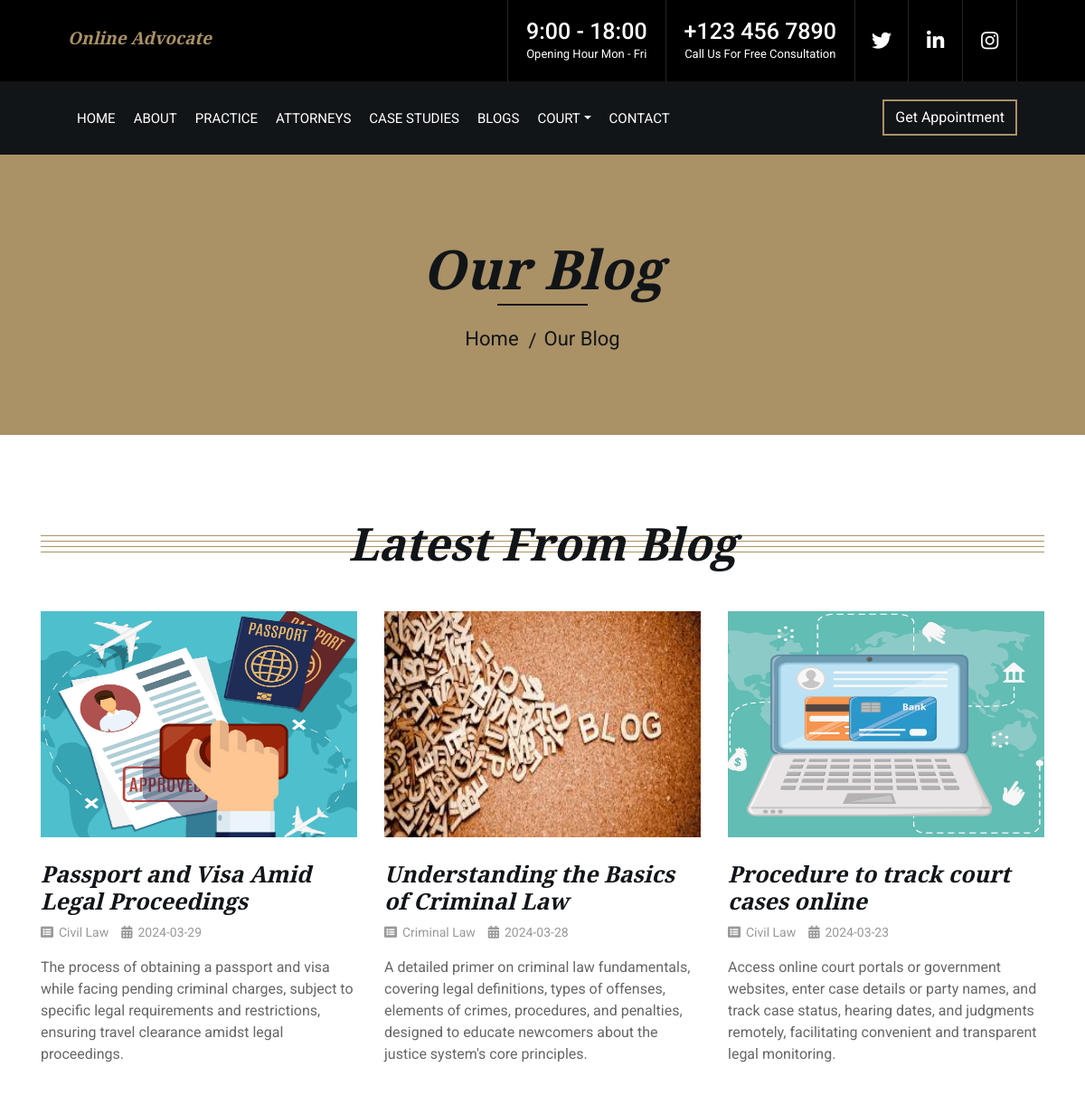
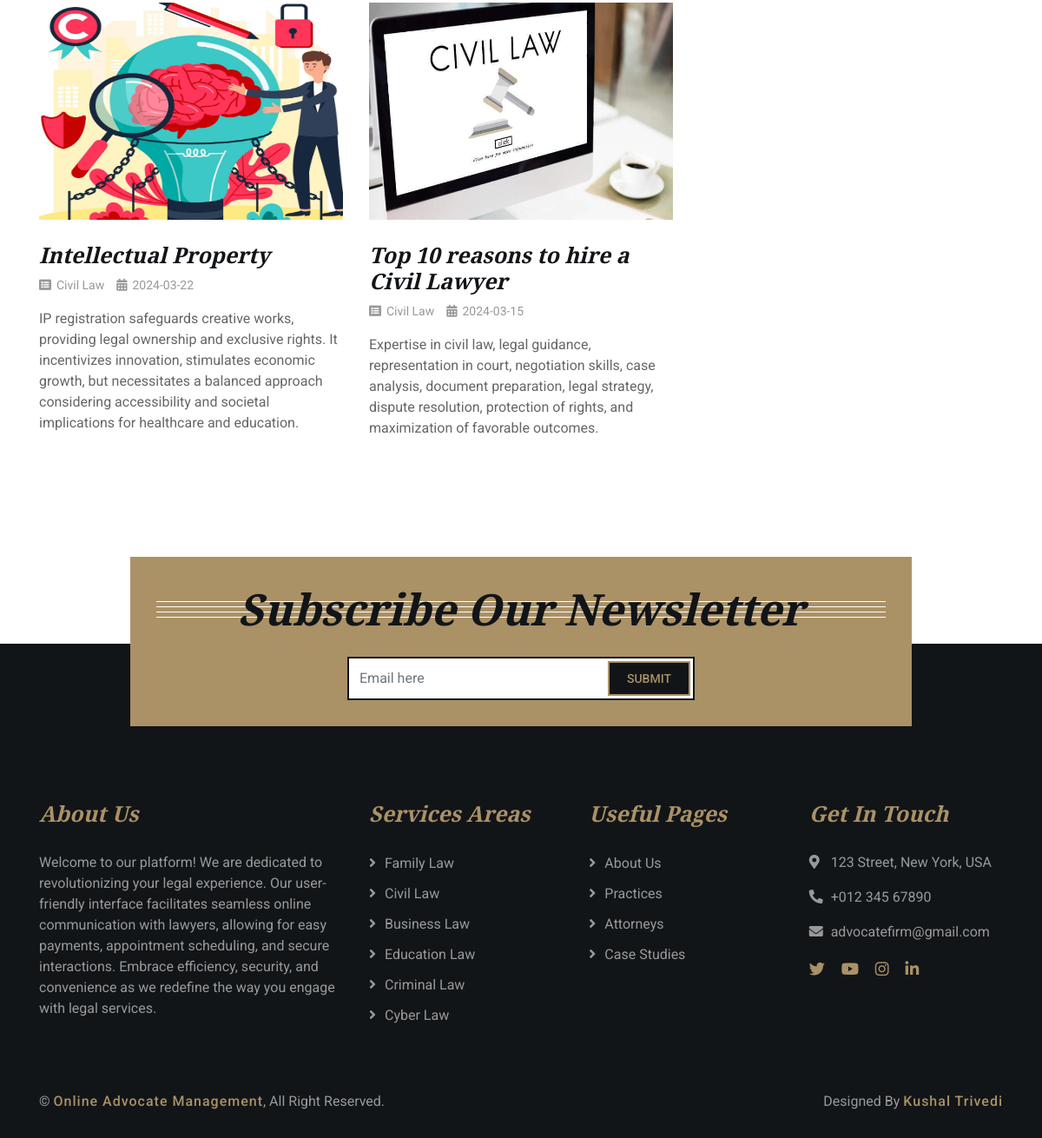
The page /blog_1 on the database its author committed (2 pictures, top to bottom).
### myapp/models.py (models this page shows)
class blog(models.Model):
    btitle=models.CharField(max_length=100)
    bimg = models.ImageField(upload_to='image/')
    btype = models.CharField(max_length=50)
    btime=models.CharField(max_length=20)
    bdesc=models.CharField(max_length=5000)

class law(models.Model):
    name=models.CharField(max_length=50)
    definition=models.CharField(max_length=50)
    law_desc=models.CharField(max_length=2000)

### myapp/views.py (the view)
# urls.py: path('blog_1', views.blog_1),
def blog_1(request):
    data = blog.objects.order_by('-btime')
    unique_courts = set()
    data2=lawyer_info.objects.all()
    unique_expertise = set()
    for lawyer in data2:
        expertise = lawyer.lexp.split(',')
        unique_expertise.update(expertise)
    data4 = law.objects.filter(name__in=unique_expertise)
    for lawyer in data2:
        courts = lawyer.lcourt.split(',')
        unique_courts.update(courts)
    data3 = Court.objects.filter(court_name__in=unique_courts)
    return render(request,'myapp/blog.html',{'data':data,'data3':data3,'data4':data4})

### templates/myapp/blog.html (shortened to what this page needs)
<!DOCTYPE html>
{%load static%}
<html lang="en">
    <head>
        <link href="https://stackpath.bootstrapcdn.com/bootstrap/4.4.1/css/bootstrap.min.css" rel="stylesheet">
        <link href="https://cdnjs.cloudflare.com/ajax/libs/font-awesome/5.10.0/css/all.min.css" rel="stylesheet">
        <link href="{% static 'myapp/lib/animate/animate.min.css'%}" rel="stylesheet">
        <link href="{% static 'myapp/lib/owlcarousel/assets/owl.carousel.min.css'%}" rel="stylesheet">
        <link href="{% static 'myapp/css/style.css'%}" rel="stylesheet">
    </head>
    <body>
        <div class="wrapper">
            <div class="top-bar">
                <div class="container-fluid">
                    <div class="row">
                        <div class="col-lg-3">
                            <div class="logo">
                                <a href="/#">
                                    <h4>Online Advocate Management</h4>
                                </a>
                            </div>
                        </div>
                        <div class="col-lg-9">
                            <div class="top-bar-right">
                                <div class="text">
                                    <h2>9:00 - 18:00</h2>
                                    <p>Opening Hour Mon - Fri</p>
                                </div>
                                <div class="text">
                                    <h2>+123 456 7890</h2>
                                    <p>Call Us For Free Consultation</p>
                                </div>
                                <div class="social">
                                   <a href="https://twitter.com/home"><i class="fab fa-twitter"></i></a>
                                    <a href="https://www.linkedin.com/feed/"><i class="fab fa-linkedin-in"></i></a>
                                    <a href="https://www.instagram.com/trivedi9908/"><i class="fab fa-instagram"></i></a>
                                </div>
                            </div>
                        </div>
                    </div>
                </div>
            </div>
             <div class="nav-bar">
                <div class="container-fluid">
                    <nav class="navbar navbar-expand-lg bg-dark navbar-dark">
                        <div class="collapse navbar-collapse justify-content-between" id="navbarCollapse">
                            <div class="navbar-nav mr-auto">
                                <a href="/#" class="nav-item nav-link">Home</a>
                                <a href="/about" class="nav-item nav-link">About</a>
                                <a href="/service" class="nav-item nav-link">Practice</a>
                                <a href="/team" class="nav-item nav-link">Attorneys</a>
                                <a href="/portfolio" class="nav-item nav-link">Case Studies</a>
                                 <a href="/blog_1" class="nav-item nav-link">Blogs</a>
                                <div class="nav-item dropdown">
                                        <a href="#" class="nav-link dropdown-toggle" data-toggle="dropdown">Court</a>
                                    </div>
                                <a href="/contact" class="nav-item nav-link">Contact</a>
                            </div>
                            <div class="ml-auto">
                                <a class="btn" href="/payment">Get Appointment</a>
                            </div>
                        </div>
                    </nav>
                </div>
            </div>
            <div class="page-header">
                <div class="container">
                    <div class="row">
                        <div class="col-12">
                            <h2>Our Blog</h2>
                        </div>
                        <div class="col-12">
                            <a href="/#">Home</a>
                            <a href="/blog_1">Our Blog</a>
                        </div>
                    </div>
                </div>
            </div>
            <div class="blog">
                <div class="container">
                    <div class="section-header">
                        <h2>Latest From Blog</h2>
                    </div>
                    <div class="row blog-page">
                        {% for i in data %}
                        <div class="col-lg-4 col-md-6 blog-item">
                            <img src="{{i.bimg.url}}" alt="Blog" height="250px">
                            <h3>{{i.btitle}}</h3>
                            <div class="meta">
                                <i class="fa fa-list-alt"></i>
                                <a href="">{{i.btype}}</a>
                                <i class="fa fa-calendar-alt"></i>
                                <p>{{i.btime}}</p>
                            </div>
                            <p>
                                {{i.bdesc}}
                            </p>
                        </div>
                        {% endfor %}
                    </div>
                </div>
            </div>
            <div class="newsletter">
                <div class="container">
                    <div class="section-header">
                        <h2>Subscribe Our Newsletter</h2>
                    </div>
                    <div class="form">
                        <form method="post" action="/News">
                        <input class="form-control" placeholder="Email here" name="email">
                        <button class="btn" type="submit">Submit</button>
                             </form>
                    </div>
                </div>
            </div>
            <div class="footer">
                <div class="container">
                    <div class="row">
                        <div class="col-md-6 col-lg-4">
                            <div class="footer-about">
                                <h2>About Us</h2>
                                <p>
                                 Welcome to our platform! We are dedicated to revolutionizing your legal experience. Our user-friendly interface facilitates seamless online communication with lawyers, allowing for easy payments, appointment scheduling, and secure interactions. Embrace efficiency, security, and convenience as we redefine the way you engage with legal services.
                                </p>
                            </div>
                        </div>
                        <div class="col-md-6 col-lg-8">
                            <div class="row">
                        <div class="col-md-6 col-lg-4">
                            <div class="footer-link">
                                <h2>Services Areas</h2>
                                {% for i in data4 %}
                                <a href="/lawtype/{{i.name}}">{{i.name}}</a>
                                {% endfor %}
                            </div>
                        </div>
                        <div class="col-md-6 col-lg-4">
                            <div class="footer-link">
                                <h2>Useful Pages</h2>
                                <a href="/about">About Us</a>
                                <a href="/service">Practices</a>
                                <a href="/team">Attorneys</a>
                                <a href="/portfolio">Case Studies</a>
                            </div>
                        </div>
                        <div class="col-md-6 col-lg-4">
                            <div class="footer-contact">
                                <h2>Get In Touch</h2>
                                <p><i class="fa fa-map-marker-alt"></i>123 Street, New York, USA</p>
                                <p><i class="fa fa-phone-alt"></i>+012 345 67890</p>
                                <p><i class="fa fa-envelope"></i>advocatefirm@gmail.com</p>
                                <div class="footer-social">
                                   <a href="https://twitter.com/home"><i class="fab fa-twitter"></i></a>
                                    <a href="https://www.youtube.com/watch?v=8J35cu7mUrw"><i class="fab fa-youtube"></i></a>
                                    <a href="https://www.instagram.com/trivedi9908/"><i class="fab fa-instagram"></i></a>
                                    <a href="https://www.linkedin.com/feed/"><i class="fab fa-linkedin-in"></i></a>
                                </div>
                            </div>
                        </div>
                        </div>
                    </div>
                    </div>
                </div>
                <div class="container copyright">
                    <div class="row">
                        <div class="col-md-6">
                            <p>&copy; <a href="https://htmlcodex.com/law-firm-website-template">Online Advocate Management</a>, All Right Reserved.</p>
                        </div>
                        <div class="col-md-6">
                            <p>Designed By <a href="https://htmlcodex.com">Kushal Trivedi</a></p>
                        </div>
                    </div>
                </div>
            </div>
        </div>
    </body>
</html>

### templates/myapp/blog.html (style rules this page uses)
.top-bar .logo h4 { margin: 0; color: #aa9166; font-size: 19px; line-height: 55px; font-weight: 800; }

### rows shown on the page
blog: bimg (picture), btitle "Passport and Visa Amid Legal Proceedings", btype "Civil Law", btime "2024-03-29", bdesc "The process of obtaining a passport and visa while facing pending criminal charges, subject to specific legal requirements and restrictions, ensuring travel clearance amidst legal proceedings."
blog: bimg (picture), btitle "Understanding the Basics of Criminal Law", btype "Criminal Law", btime "2024-03-28", bdesc "A detailed primer on criminal law fundamentals, covering legal definitions, types of offenses, elements of crimes, procedures, and penalties, designed to educate newcomers about the justice system's core principles."
blog: bimg (picture), btitle "Procedure to track court cases online", btype "Civil Law", btime "2024-03-23", bdesc "Access online court portals or government websites, enter case details or party names, and track case status, hearing dates, and judgments remotely, facilitating convenient and transparent legal monitoring."
blog: bimg (picture), btitle "Intellectual Property", btype "Civil Law", btime "2024-03-22", bdesc "IP registration safeguards creative works, providing legal ownership and exclusive rights. It incentivizes innovation, stimulates economic growth, but necessitates a balanced approach considering accessibility and societal implications for healthcare and education."
blog: bimg (picture), btitle "Top 10 reasons to hire a Civil Lawyer", btype "Civil Law", btime "2024-03-15", bdesc "Expertise in civil law, legal guidance, representation in court, negotiation skills, case analysis, document preparation, legal strategy, dispute resolution, protection of rights, and maximization of favorable outcomes."
law: name "Family Law"
law: name "Civil Law"
law: name "Business Law"
law: name "Education Law"
law: name "Criminal Law"
law: name "Cyber Law"
